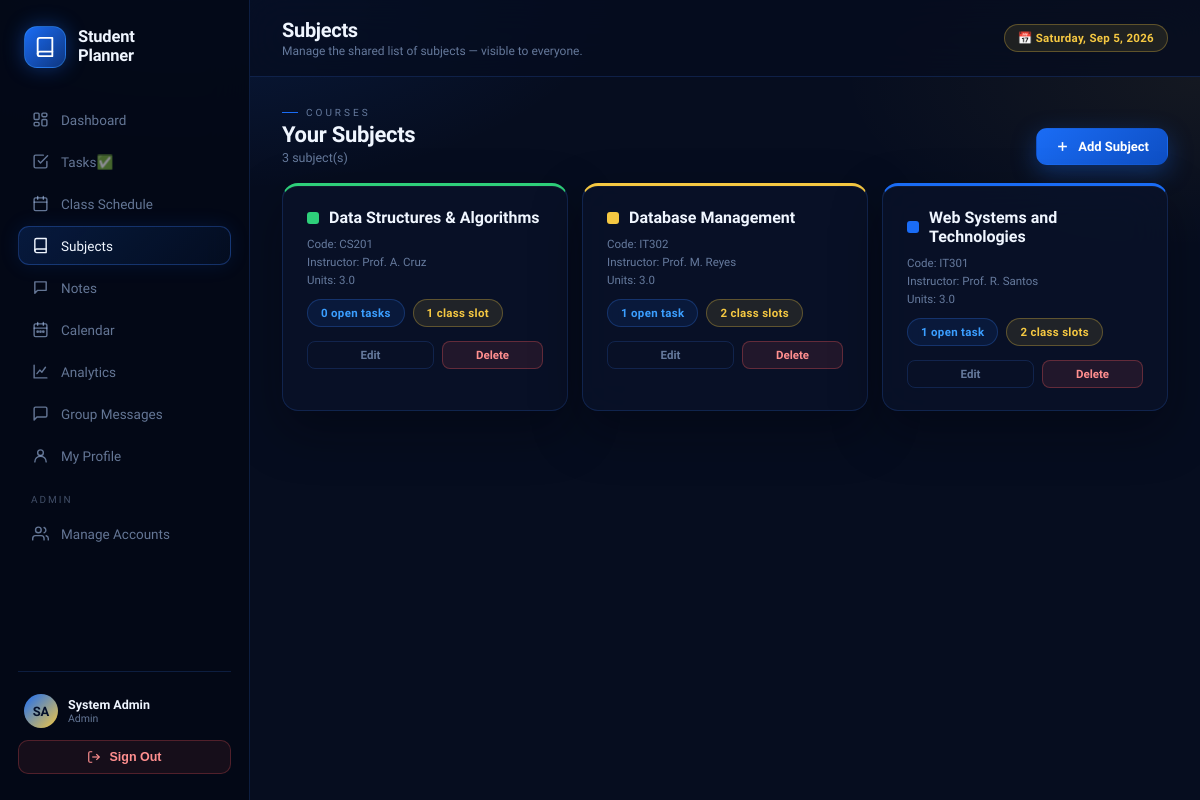
Screenshot of /subjects.php (signed in) with the database file from the repository.
### tables this page shows
CREATE TABLE IF NOT EXISTS `subjects` (
  `id`           INT UNSIGNED AUTO_INCREMENT PRIMARY KEY,
  `user_id`      INT UNSIGNED NOT NULL,
  `subject_name` VARCHAR(120) NOT NULL,
  `subject_code` VARCHAR(30)  NULL,
  `instructor`   VARCHAR(100) NULL,
  `units`        DECIMAL(3,1) NULL,
  `color`        VARCHAR(7)   NOT NULL DEFAULT '#1a6cf5',
  `created_at`   DATETIME     NOT NULL DEFAULT CURRENT_TIMESTAMP,
  FOREIGN KEY (`user_id`) REFERENCES `login_accounts`(`id`) ON DELETE CASCADE
);

### subjects.php (the view, shortened to what this page needs)
<?php
require_once __DIR__ . '/core/auth.php';
$subjects = mysqli_query($conn, "
  SELECT s.*,
    (SELECT COUNT(*) FROM tasks t WHERE t.subject_id=s.id AND t.status!='completed') AS open_tasks,
    (SELECT COUNT(*) FROM schedule sc WHERE sc.subject_id=s.id) AS class_count
  FROM subjects s ORDER BY s.subject_name ASC");
$pageTitle = "Subjects";
$pageSub   = $canManage ? "Manage the shared list of subjects — visible to everyone." : "Subjects set up by your admin/faculty. View only.";
$activeNav = "subjects";
include __DIR__ . '/core/layout_head.php';
?>
<div class="section-head">
  <div>
    <div class="section-eyebrow">Courses</div>
    <div class="section-title">Your Subjects</div>
    <div class="section-sub"><?php echo mysqli_num_rows($subjects); ?> subject(s)</div>
  </div>
  <?php if ($canManage): ?>
  <button class="btn btn-primary" onclick="openModal('addSubjectModal')">
    <svg width="15" height="15" viewBox="0 0 24 24" fill="none" stroke="currentColor" stroke-width="2.5"><line x1="12" y1="5" x2="12" y2="19"/><line x1="5" y1="12" x2="19" y2="12"/></svg>
    Add Subject
  </button>
  <?php endif; ?>
</div>
<?php if (mysqli_num_rows($subjects) === 0): ?>
  <div class="card">
    <div class="empty-state">
      <svg viewBox="0 0 24 24" stroke="currentColor"><path d="M4 19.5A2.5 2.5 0 0 1 6.5 17H20"/><path d="M6.5 2H20v20H6.5A2.5 2.5 0 0 1 4 19.5v-15A2.5 2.5 0 0 1 6.5 2z"/></svg>
      <div class="empty-title">No subjects yet</div>
      <div class="empty-sub">Add your first subject to start scheduling classes and tasks.</div>
    </div>
  </div>
<?php else: ?>
<div class="stat-grid" style="grid-template-columns:repeat(auto-fit,minmax(260px,1fr))">
  <?php mysqli_data_seek($subjects,0); while ($s = mysqli_fetch_assoc($subjects)):
    $sEsc = htmlspecialchars(json_encode($s), ENT_QUOTES, 'UTF-8');
  ?>
  <div class="card card-pad" style="--c:<?php echo h($s['color']); ?>;border-top:3px solid <?php echo h($s['color']); ?>">
    <div class="flex items-center gap-10" style="margin-bottom:10px">
      <span class="chip" style="width:12px;height:12px;background:<?php echo h($s['color']); ?>"></span>
      <div style="font-size:16px;font-weight:700;flex:1"><?php echo h($s['subject_name']); ?></div>
    </div>
    <?php if ($s['subject_code']): ?><div style="font-size:11.5px;color:var(--muted);margin-bottom:4px">Code: <?php echo h($s['subject_code']); ?></div><?php endif; ?>
    <?php if ($s['instructor']): ?><div style="font-size:11.5px;color:var(--muted);margin-bottom:4px">Instructor: <?php echo h($s['instructor']); ?></div><?php endif; ?>
    <?php if ($s['units']): ?><div style="font-size:11.5px;color:var(--muted);margin-bottom:10px">Units: <?php echo h($s['units']); ?></div><?php endif; ?>
    <div class="flex gap-8" style="margin:12px 0 14px">
      <span class="pill"><?php echo $s['open_tasks']; ?> open task<?php echo $s['open_tasks']==1?'':'s'; ?></span>
      <span class="pill gold"><?php echo $s['class_count']; ?> class slot<?php echo $s['class_count']==1?'':'s'; ?></span>
    </div>
    <?php if ($canManage): ?>
    <div class="flex gap-8">
      <button class="btn btn-outline btn-sm" style="flex:1" onclick='editSubject(<?php echo $sEsc; ?>)'>Edit</button>
      <form method="POST" style="flex:1" onsubmit="return confirm('Delete this subject? Linked tasks/notes will be unlinked, not deleted.');">
        <button type="submit" class="btn btn-danger btn-sm" style="width:100%">Delete</button>
      </form>
    </div>
    <?php endif; ?>
  </div>
  <?php endwhile; ?>
</div>
<?php endif; ?>
<?php include __DIR__ . '/core/layout_foot.php'; ?>

### core/layout_head.php (shortened to what this page needs)
<?php
$pageTitle  = $pageTitle  ?? 'Dashboard';
$pageSub    = $pageSub    ?? '';
$activeNav  = $activeNav  ?? '';
function navClass($key, $active){ return 'sb-link' . ($key === $active ? ' active' : ''); }
?>
<!DOCTYPE html>
<html lang="en">
<head>
<link rel="stylesheet" href="assets/css/style.css">
</head>
<body>
<div class="app">
  <aside class="sidebar" id="sidebar">
    <div class="sb-brand">
      <div class="sb-brand-ring">
        <svg viewBox="0 0 24 24"><path d="M4 19.5A2.5 2.5 0 0 1 6.5 17H20"/><path d="M6.5 2H20v20H6.5A2.5 2.5 0 0 1 4 19.5v-15A2.5 2.5 0 0 1 6.5 2z"/></svg>
      </div>
      <div>
        <div class="sb-brand-name">Student<br>Planner</div>
      </div>
    </div>
    <nav class="sb-nav">
      <a href="index.php" class="<?php echo navClass('dashboard',$activeNav); ?>">
        <svg viewBox="0 0 24 24"><rect x="3" y="3" width="7" height="9" rx="1.5"/><rect x="14" y="3" width="7" height="5" rx="1.5"/><rect x="14" y="12" width="7" height="9" rx="1.5"/><rect x="3" y="16" width="7" height="5" rx="1.5"/></svg>
        Dashboard
      </a>
      <a href="tasks.php" class="<?php echo navClass('tasks',$activeNav); ?>">
        <svg viewBox="0 0 24 24"><path d="M9 11l3 3L22 4"/><path d="M21 12v7a2 2 0 0 1-2 2H5a2 2 0 0 1-2-2V5a2 2 0 0 1 2-2h11"/></svg>
        Tasks✅
      </a>
      <a href="schedule.php" class="<?php echo navClass('schedule',$activeNav); ?>">
        <svg viewBox="0 0 24 24"><rect x="3" y="4" width="18" height="18" rx="2"/><path d="M16 2v4M8 2v4M3 10h18"/></svg>
        Class Schedule
      </a>
      <a href="subjects.php" class="<?php echo navClass('subjects',$activeNav); ?>">
        <svg viewBox="0 0 24 24"><path d="M4 19.5A2.5 2.5 0 0 1 6.5 17H20"/><path d="M6.5 2H20v20H6.5A2.5 2.5 0 0 1 4 19.5v-15A2.5 2.5 0 0 1 6.5 2z"/></svg>
        Subjects
      </a>
      <a href="notes.php" class="<?php echo navClass('notes',$activeNav); ?>">
        <svg viewBox="0 0 24 24"><path d="M4 4h16v12H8l-4 4V4z"/></svg>
        Notes
      </a>
      <a href="calendar.php" class="<?php echo navClass('calendar',$activeNav); ?>">
        <svg viewBox="0 0 24 24"><rect x="3" y="4" width="18" height="18" rx="2"/><path d="M16 2v4M8 2v4M3 10h18"/><circle cx="8" cy="15" r="1"/><circle cx="12" cy="15" r="1"/><circle cx="16" cy="15" r="1"/></svg>
        Calendar
      </a>
      <a href="analytics.php" class="<?php echo navClass('analytics',$activeNav); ?>">
        <svg viewBox="0 0 24 24"><path d="M3 3v18h18"/><path d="M7 15l4-5 3 3 5-7"/></svg>
        Analytics
      </a>
      <a href="messages.php" class="<?php echo navClass('chat',$activeNav); ?>">
        <svg viewBox="0 0 24 24"><path d="M21 15a2 2 0 0 1-2 2H7l-4 4V5a2 2 0 0 1 2-2h14a2 2 0 0 1 2 2z"/></svg>
        Group Messages
      </a>
      <a href="profile.php" class="<?php echo navClass('profile',$activeNav); ?>">
        <svg viewBox="0 0 24 24"><circle cx="12" cy="8" r="4"/><path d="M4 21c0-4.4 3.6-8 8-8s8 3.6 8 8"/></svg>
        My Profile
      </a>
      <?php if ($isAdmin): ?>
      <div class="sb-section-label">Admin</div>
      <a href="accounts.php" class="<?php echo navClass('accounts',$activeNav); ?>">
        <svg viewBox="0 0 24 24"><circle cx="9" cy="7" r="4"/><path d="M1 21v-2a4 4 0 0 1 4-4h8a4 4 0 0 1 4 4v2"/><path d="M17 3.5a4 4 0 0 1 0 7.5M23 21v-2a4 4 0 0 0-3-3.9"/></svg>
        Manage Accounts
      </a>
      <?php endif; ?>
    </nav>
    <div class="sb-foot">
      <a href="profile.php" class="sb-user-link">
        <div class="sb-user">
          <?php echo renderAvatar($user['name'], $user['avatar_path'] ?? null, 'sb-user-av'); ?>
          <div>
            <div class="sb-user-name"><?php echo h($user['name']); ?></div>
            <div class="sb-user-role"><?php echo h($user['role']); ?></div>
          </div>
        </div>
      </a>
      <form method="POST" action="logout.php">
        <button type="submit" class="sb-logout">
          <svg width="14" height="14" viewBox="0 0 24 24" fill="none" stroke="currentColor" stroke-width="2"><path d="M9 21H5a2 2 0 0 1-2-2V5a2 2 0 0 1 2-2h4"/><polyline points="16 17 21 12 16 7"/><line x1="21" y1="12" x2="9" y2="12"/></svg>
          Sign Out
        </button>
      </form>
    </div>
  </aside>
  <div class="main">
    <div class="topbar">
      <div class="flex items-center gap-10">
        <div>
          <div class="tb-title"><?php echo h($pageTitle); ?></div>
          <?php if ($pageSub): ?><div class="tb-sub"><?php echo h($pageSub); ?></div><?php endif; ?>
        </div>
      </div>
      <div class="tb-right">
        <span class="pill gold">📅 <?php echo date('l, M j, Y'); ?></span>
      </div>
    </div>
    <div class="content">

### core/auth.php (shortened to what this page needs)
<?php
require_once __DIR__ . '/../db.php';
$user    = $_SESSION['sp_user'];
$userId  = intval($user['id']);
mysqli_query($conn, "UPDATE login_accounts SET last_seen = NOW(), is_online = 1 WHERE id = $userId");
mysqli_query($conn, "UPDATE login_accounts SET is_online = 0 WHERE last_seen < DATE_SUB(NOW(), INTERVAL 3 MINUTE)");
$chk = mysqli_fetch_assoc(mysqli_query($conn, "SELECT id, is_approved, name, role, avatar_path FROM login_accounts WHERE id=$userId"));
$user = $_SESSION['sp_user'];
$isAdmin = ($user['role'] === 'admin');
$canManage = $isAdmin || ($user['role'] === 'faculty');
function renderAvatar($name, $avatarPath, $class = ''){
    return '<div class="' . h($class) . '">' . h(initials($name)) . '</div>';
}
function initials($name){
    $parts = preg_split('/\s+/', trim($name));
    $ini = '';
    foreach (array_slice($parts,0,2) as $p) { if ($p !== '') $ini .= mb_strtoupper(mb_substr($p,0,1)); }
    return $ini ?: 'S';
}
function h($v){ return htmlspecialchars($v ?? '', ENT_QUOTES, 'UTF-8'); }

### rows the page displays
subjects: subject_name "Data Structures & Algorithms", subject_code "CS201", instructor "Prof. A. Cruz", units "3.0", open_tasks "0", class_count "1"
subjects: subject_name "Database Management", subject_code "IT302", instructor "Prof. M. Reyes", units "3.0", open_tasks "1", class_count "2"
subjects: subject_name "Web Systems and Technologies", subject_code "IT301", instructor "Prof. R. Santos", units "3.0", open_tasks "1", class_count "2"

### other values shown
initials($name) "SA"
$user['name'] "System Admin"
$user['role'] "Admin"
$pageTitle "Subjects"
$pageSub "Manage the shared list of subjects — visible to everyone."
mysqli_num_rows($subjects) "3"
